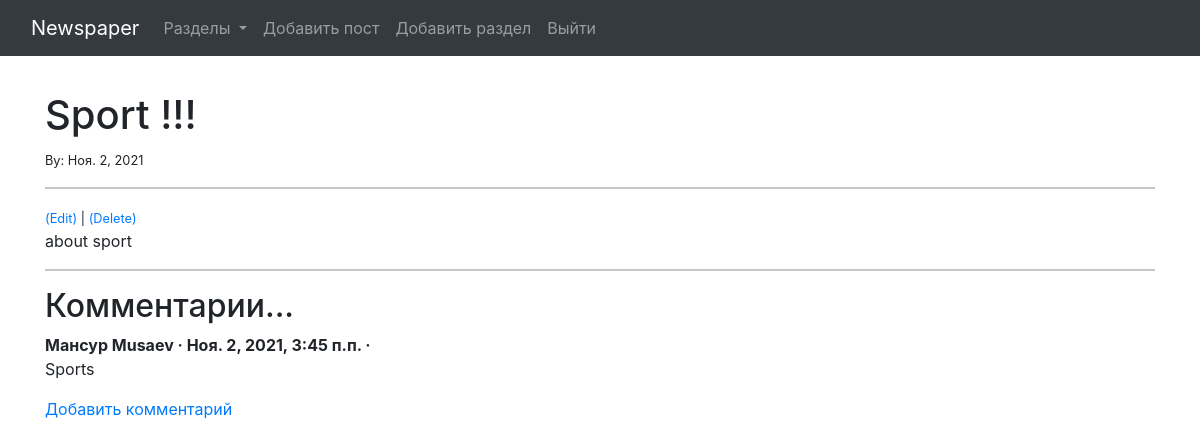
/sport (signed in), run on the app's committed database.
### blogs/models.py (models this page shows, shortened)
class Post(models.Model):
    title = models.CharField(max_length=255, verbose_name='Загаловок')
    images = ResizedImageField(size=[320, 320], crop=['middle', 'center'], null=True, blank=True,
                               unique=True, upload_to="images/", verbose_name='Фото')
    slug = models.SlugField(unique=True, null=False, blank=True)
    author = models.ForeignKey(get_user_model(), on_delete=models.CASCADE, verbose_name='Автор')
    body = models.TextField(verbose_name='Текст')
    category = models.ForeignKey(Category, on_delete=models.PROTECT, default=1, max_length=255, verbose_name='Раздел')
    post_date = models.DateField(auto_now_add=True,)

class Comment(models.Model):
    post = models.ForeignKey(
        Post,
        on_delete=models.CASCADE,
        related_name='comments',
    )
    name = models.CharField(max_length=255)
    date = models.DateTimeField(auto_now_add=True)
    body = models.TextField()

### blogs/views.py (the view)
# urls.py: path(r'<slug:slug>', DetailPostView.as_view(), name="article_detail"),
class DetailPostView(LoginRequiredMixin, DetailView):
    model = Post
    template_name = 'article_detail.html'

### blogs/models.py (called while the page is built)
    def __str__(self):
        return self.name

### blogs/views.py (called while the page is built)
def category_list(request):
    category_list = Category.objects.exclude(name='default')
    context = {
        "category_list": category_list,
    }
    return context

### blogs/templates/article_detail.html (shortened to what this page needs)
{% extends '_base.html' %}
{% block content %}
    <h1>{{ post.title }} !!!</h1>
    <small>By:
        {{ post.post_date }}<br>
        <hr>
        {% if user.is_authenticated %}
            {% if user.id == post.author.id %}
                <a href="{% url 'update_post' post.slug %}">(Edit)</a> |
                <a href="{% url 'delete_post' post.slug %}">(Delete)</a>
            {% endif %}
        {% endif %}
    </small>
    <br>
    {{ post.body|safe }}
    <br>
    <hr>
    <h2>Комментарии...</h2>
    {% for comment in post.comments.all %}
            <p>
              <span class="font-weight-bold">{{ comment.name }} &middot; {{ comment.date }} &middot;</span>
              <br>
              {{ comment.body }}
            </p>
    {% endfor %}
    <a href="{% url 'add_comment' post.pk %}">Добавить комментарий</a>
{% endblock %}

### data on the page
Post: title "Sport", post_date "Ноя. 2, 2021", body "about sport"
Comment: name "Мансур Musaev", date "Ноя. 2, 2021, 3:45 п.п.", body "Sports"
